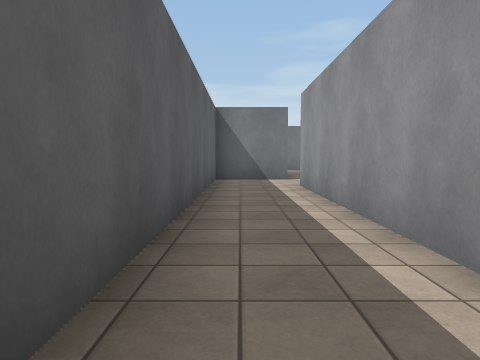
View 1 (above)

24 first-person views from a walk through a scene from a Unity 3-D project. The camera is 1.3 m above the floor, tilts 4° down and sees 70° across. The floor is counted in squares, 2 m on a side. Each view is taken from the middle of a square. On the plan, view 1 faces up. The plan holds only what a view shows up to about 10 squares ahead; the rest is blank. The place goes on beyond the plan. The player character is not drawn. Some surface patterns are stand-ins.

View 2
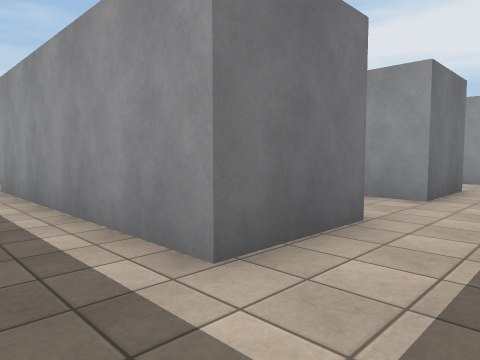

View 3
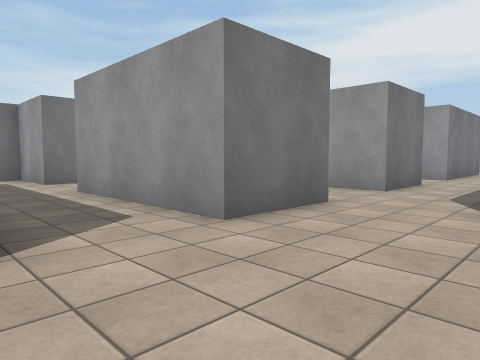

View 4
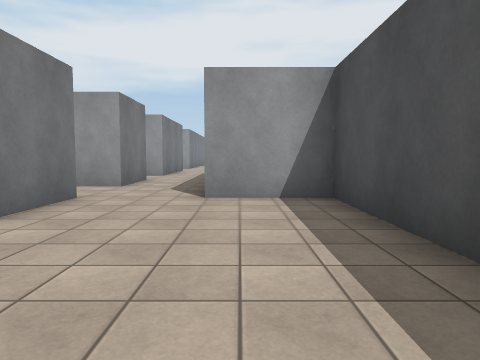

View 5
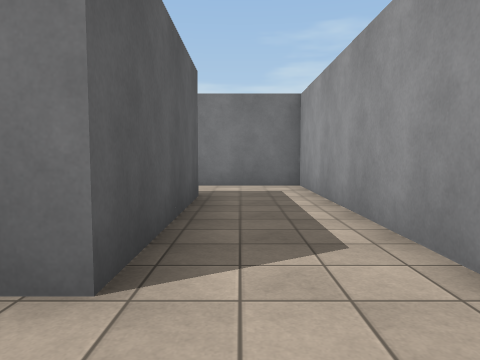

View 6
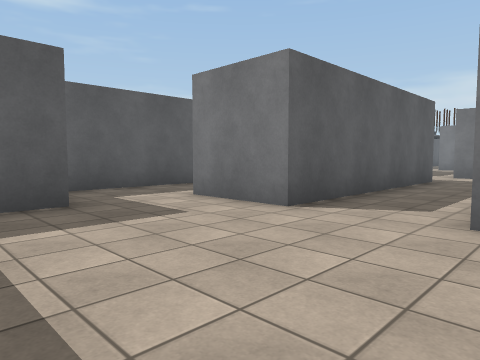

View 7
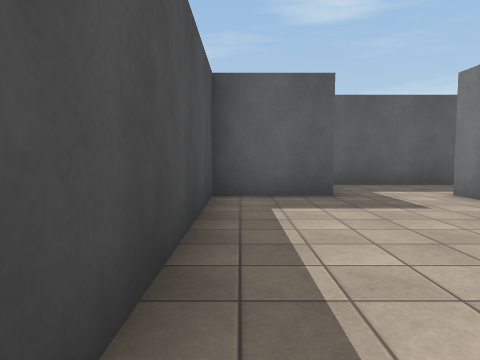

View 8
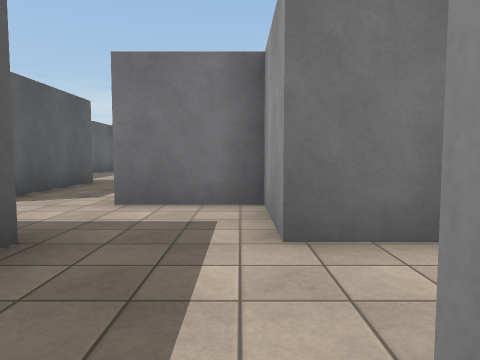

View 9
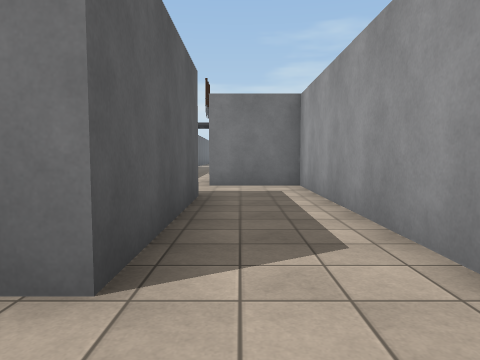

View 10
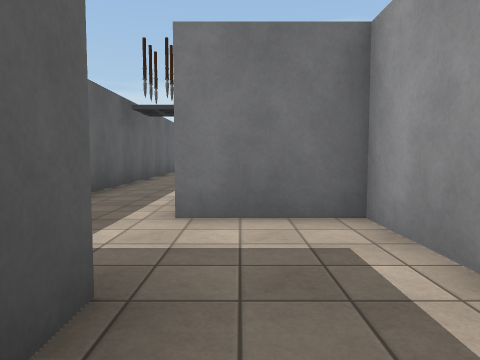

View 11
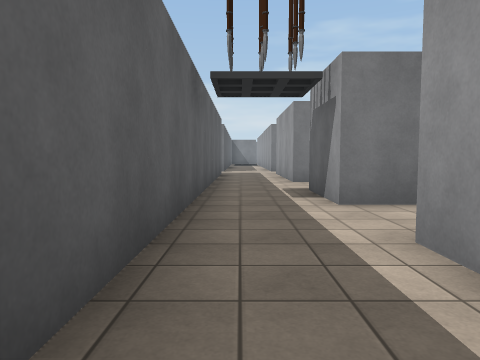

View 12
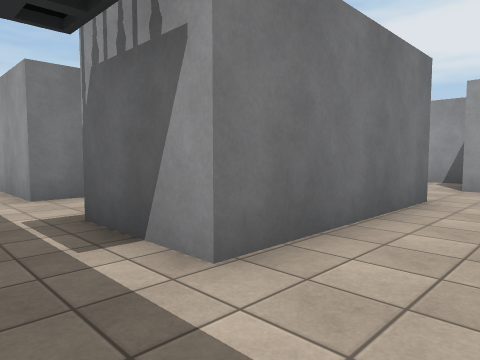

View 13
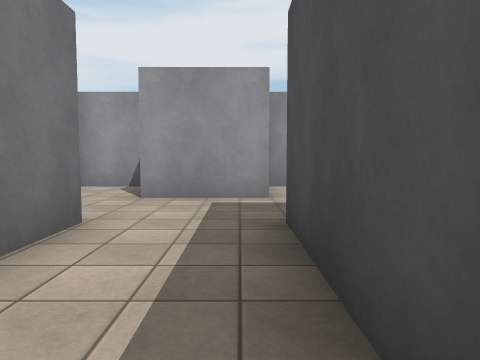

View 14
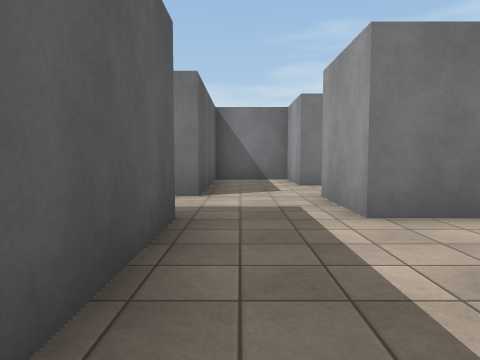

View 15
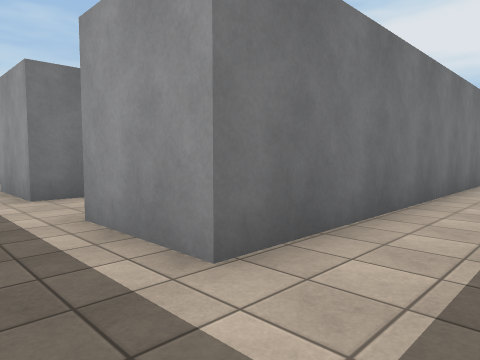

View 16
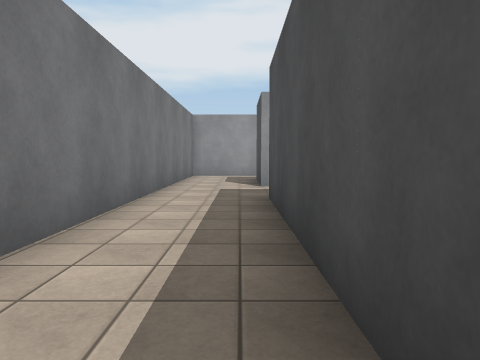

View 17
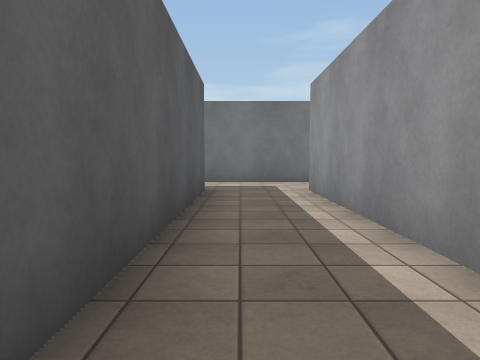

View 18
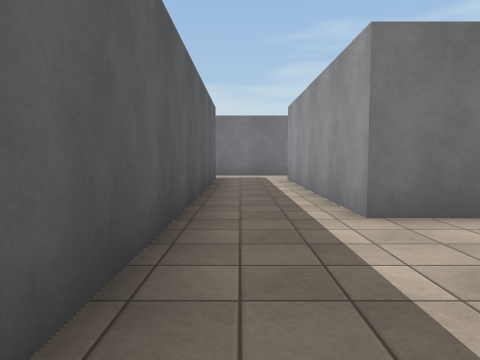

View 19
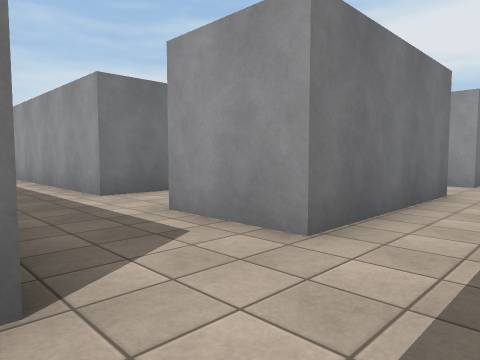

View 20
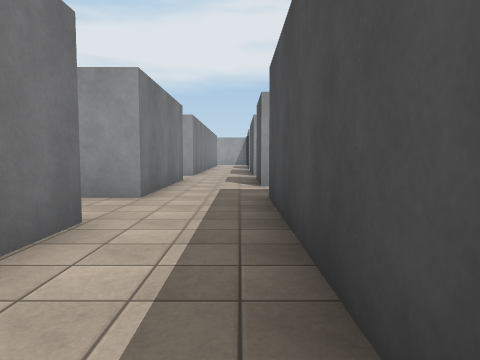

View 21
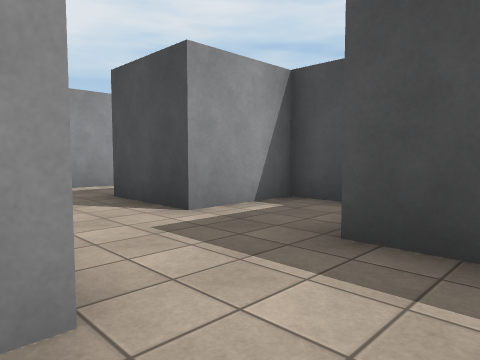

View 22
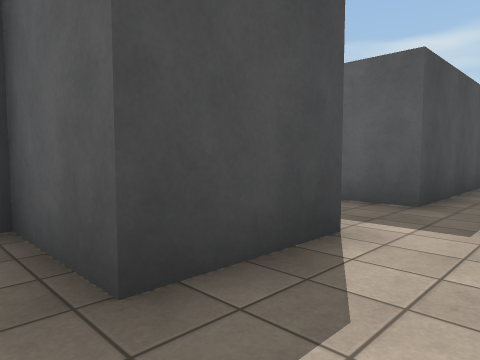

View 23
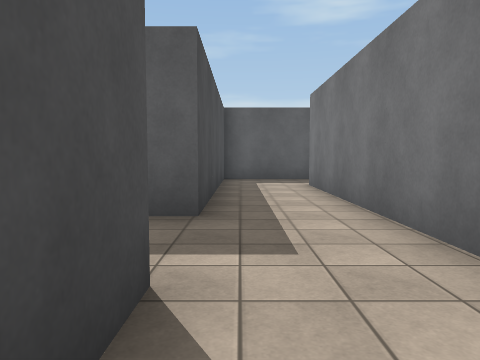

View 24
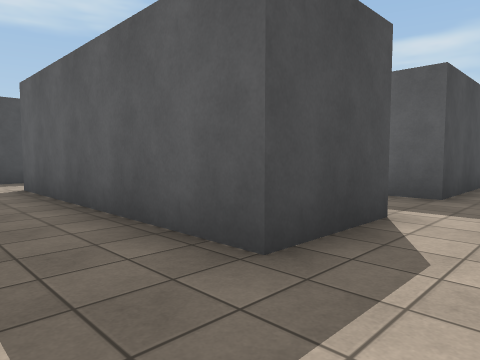

### Floor plan
Points are (right, up) in squares from view 1. A wall is a line through its corners. A room is listed if a view was taken in it or the views show most of it. See-through windows are left out.
Room 1 (views 1, 2, 3, 4, 5, 6, 7, 8, 9, 10, 11, 20)
walls: (3.3, 7.6) (3.3, 1.5) (1.3, 1.5) (1.3, 7.6); (7.3, 5.6) (7.3, 1.5) (5.3, 1.5) (5.3, 5.6); (3.3, 9.9) (3.3, 15.5) (1.2, 15.5); (1.3, -0.4) (1.3, -2.5) (7.3, -2.5) (7.3, -0.4); (9.3, 1.5) (9.3, 7.5) (5.3, 7.5) (5.3, 9.5) (3.2, 9.5); (8.5, -0.5) (9.5, -0.5); (1.3, 13.6) (1.3, 9.5) (-0.7, 9.5) (-0.7, 0)
ways out: opening at (0.5, 16.5) to room 2; opening at (10.5, 0.5) to room 4
Room 2 (views 12, 13)
walls: (2.5, 17.5) (5.3, 17.5) (5.3, 15.5); (8.5, 17.5) (7.3, 17.5) (7.3, 19.6); (7.9, 21.5) (7.3, 21.5) (7.3, 23.5) (5.3, 23.5) (5.3, 19.5) (1.3, 19.5) (1.3, 21.6); (1.3, 16.9) (1.3, 17.6); (9.3, 19.9) (9.3, 21.5); (-0.7, 21.4) (-0.7, 15.9)
ways out: opening at (0.5, 16.5) to room 1; opening at (6.5, 14.5) to room 3; opening at (0.5, 20.5)
Room 3 (views 14, 15, 16, 17)
walls: (13.5, 13.5) (7.3, 13.5) (7.3, 15.6); (5.8, 11.5) (11.3, 11.5) (11.3, 2.9); (5.3, 15.5) (5.3, 11.5); (13.3, 5.5) (13.3, 11.5)
ways out: opening at (6.5, 14.5) to room 2; opening at (12.5, 2.5) to room 4; opening at (14.5, 4.5) to room 6; opening at (14.5, 12.5) to room 6
Room 4 (views 18, 19, 21)
walls: (11.4, 1.5) (9.3, 1.5); (15.5, 1.5) (13.3, 1.5) (13.3, 3.6); (14.4, -2.5) (15.3, -2.5) (15.3, -0.5); (9.5, -0.5) (13.3, -0.5) (13.3, -1.6)
ways out: opening at (10.5, 0.5) to room 1; opening at (12.5, 2.5) to room 3; opening at (16.5, 0.5) to room 5
Room 5 (view 22)
walls: (17.4, 1.5) (15.5, 1.5); (15.3, -0.5) (17.3, -0.5) (17.3, -2.5)
ways out: opening at (16.5, 0.5) to room 4; opening at (18, 2.5) to room 6
Room 6 (views 23, 24)
walls: (14.8, 5.5) (13.3, 5.5); (13.3, 11.5) (15.3, 11.5) (15.3, 5.5); (14.8, 3.6) (15.4, 3.6); (16, 13.5) (13.5, 13.5)
ways out: opening at (14.5, 4.5) to room 3; opening at (14.5, 12.5) to room 3; opening at (18, 2.5) to room 5

Where each view was taken, in squares from view 1:
view 1: 0 up, 0 right, facing up
view 2: 0 up, 0 right, facing up-right
view 3: 1 down, 3 right, facing up-right
view 4: 1 down, 2 right, facing right
view 5: 0 up, 8 right, facing up
view 6: 2 down, 6 right, facing up-left
view 7: 2 down, 7 right, facing left
view 8: 5 up, 5 right, facing up
view 9: 8 up, 2 right, facing up
view 10: 12 up, 2 right, facing up
view 11: 15 up, 0 right, facing up
view 12: 18 up, 0 right, facing up-right
view 13: 18 up, 2 right, facing right
view 14: 14 up, 6 right, facing up
view 15: 12 up, 6 right, facing up-right
view 16: 12 up, 6 right, facing right
view 17: 5 up, 12 right, facing up
view 18: 2 up, 12 right, facing up
view 19: 0 up, 11 right, facing up-right
view 20: 0 up, 8 right, facing right
view 21: 2 up, 12 right, facing down-right
view 22: 1 up, 18 right, facing down-left
view 23: 12 up, 15 right, facing left
view 24: 13 up, 17 right, facing down-left
